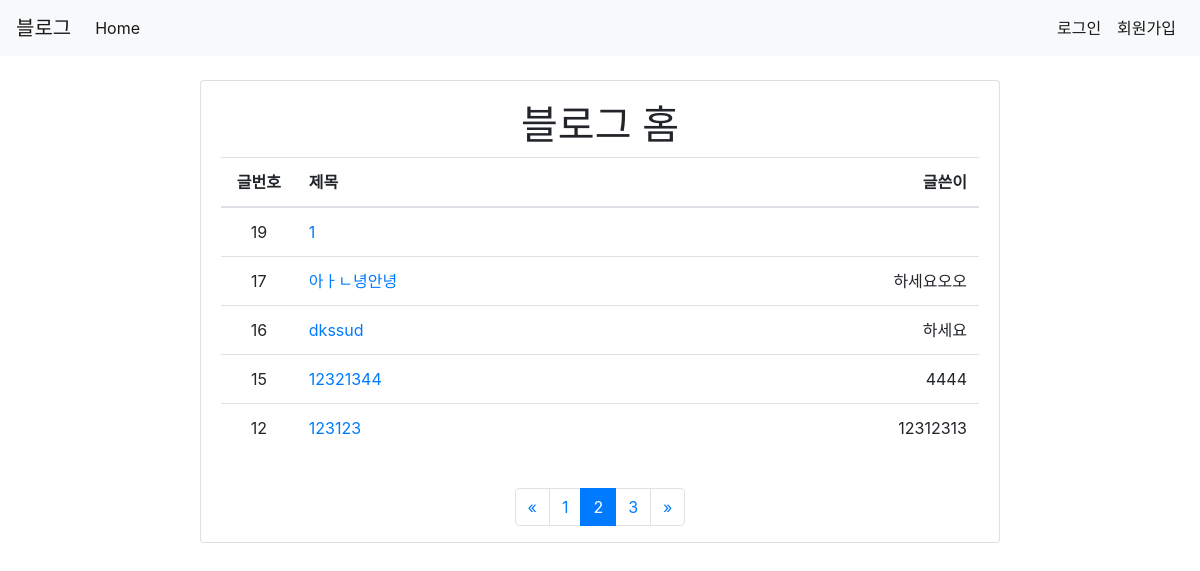
Screenshot of /?page=2 with the database file from the repository.
### blogapp/models.py (models this page shows, shortened)
class Blog(models.Model):
    title = models.CharField(max_length=50)
    writer = models.CharField(max_length=50)
    body = models.TextField()

### blogapp/views.py (the view)
# urls.py: 2. Add a URL to urlpatterns:  path('', views.home, name='home')
def home(request):
    blogs = Blog.objects.all().order_by('-id')
    paginator = Paginator(blogs, 5)
    page = request.GET.get('page', 1)
    blog_page = paginator.get_page(page)
    return render(request, 'home.html', {'blogs':blog_page})

### blogapp/templates/home.html (shortened to what this page needs)
{% extends 'base.html' %}
{% block content %}
<div class="card account-form-large">
  <div class="card-body">
    <div>
      <h1 class="textcenter">블로그 홈</h1>
    </div>
    <table class="table">
      <thead>
        <th width="10%" class="textcenter">글번호</th>
        <th width="40%">제목</th>
        <th width="30%" class="textcenter textright">글쓴이</th>
      </thead>
      <tbody>
        {% for blog in blogs %}
        <tr>
          <td width="8%" class="textcenter">{{blog.id}}</td>
          <td width="64%"><a href="{% url 'detail' blog.id %}">{{ blog.title }}</a></td>
          <td width="40%" class="textcenter textright">{{ blog.writer }}</td>
        </tr>
        {% endfor %}
      </tbody>
    </table>
  </div>
  <nav class="margin-side">
    <ul class="pagination">
      <li class="page-item">
        <a class="page-link" href="?page=1" aria-label="first">
          <span aria-hidden="true">&laquo;</span>
        </a>
      </li>
      {% for i in blogs.paginator.page_range %}
      <li class="page-item {% if i == blogs.number %}active{% endif %}"><a class="page-link"
          href="?page={{i}}">{{i}}</a>
      </li>
      {% endfor %}
      <li class="page-item">
        <a class="page-link" href="?page={{blogs.paginator.num_pages}}" aria-label="last">
          <span aria-hidden="true">&raquo;</span>
        </a>
      </li>
    </ul>
  </nav>
</div>
</div>
{% endblock %}

### CRUD/templates/base.html (style rules this page uses)
.account-form-large { width: 50rem; margin: 0 auto; }
.margin-side { margin: 0 auto; }
.textcenter { text-align: center; }
.textright { text-align: right; }

### rows the page displays
Blog: id "19", title "1"
Blog: id "17", title "아ㅏㄴ녕안녕", writer "하세요오오"
Blog: id "16", title "dkssud", writer "하세요"
Blog: id "15", title "12321344", writer "4444"
Blog: id "12", title "123123", writer "12312313"

### other values shown
{{ i }} "1" "2" "3"
